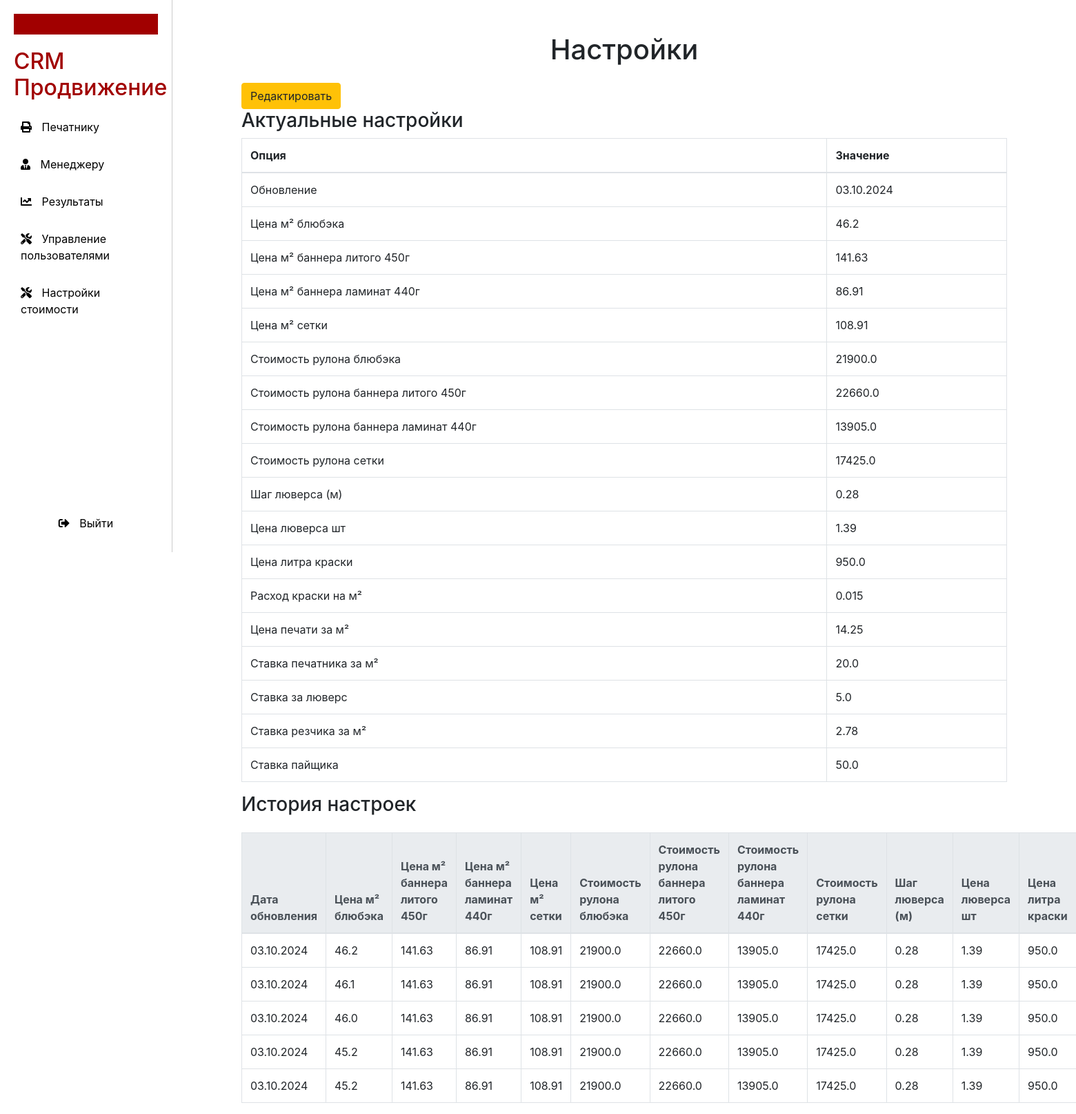
The app's page /settings (signed in), older data.
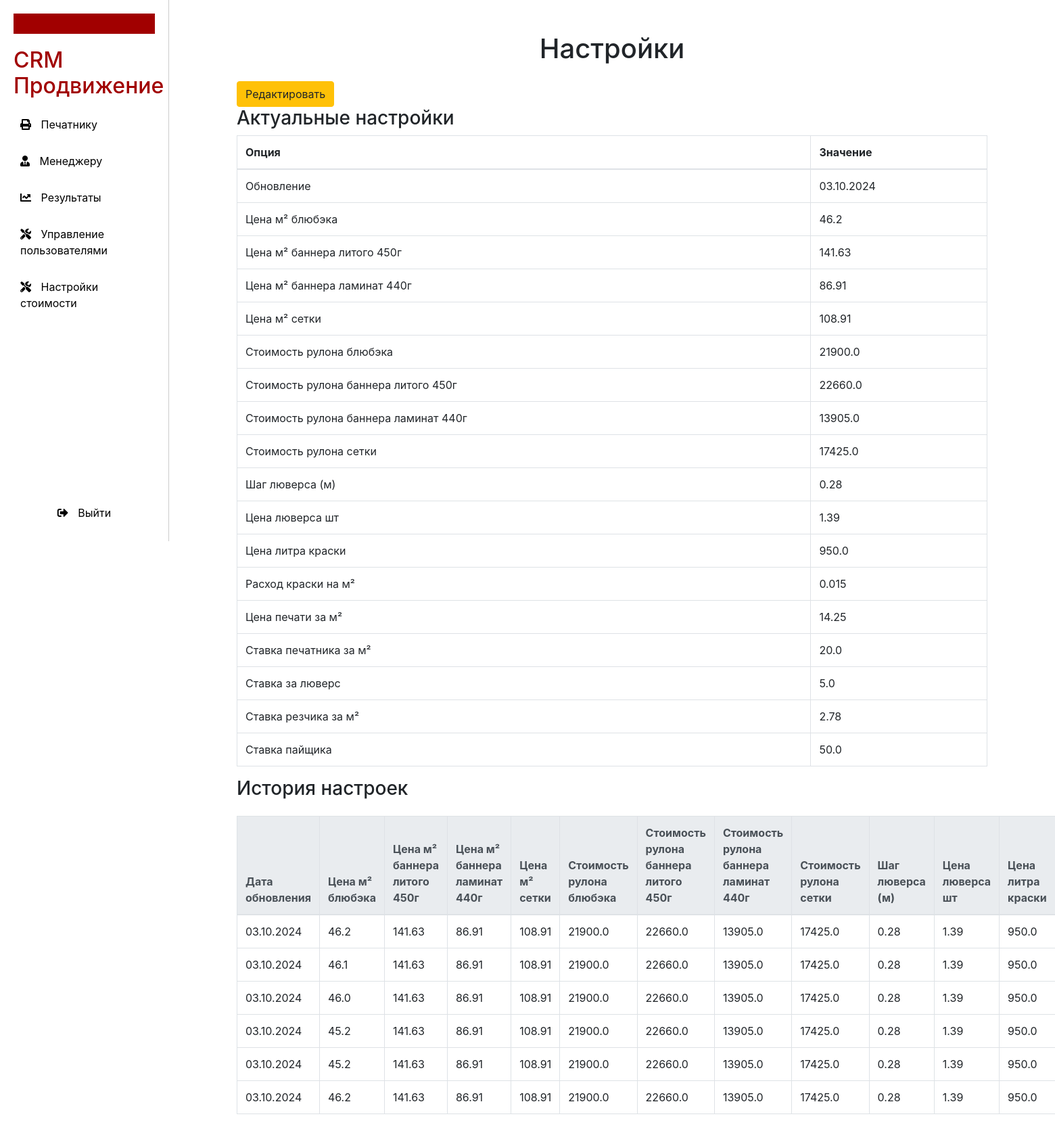
The same page, newer data.
### models.py (models this page shows)
class Settings(Base):
    __tablename__ = 'settings'
    id = Column(Integer, primary_key=True)
    updated_at = Column(Date, nullable=False)
    blueback_price_m2 = Column(Float)  # Цена м² блюбэка
    banner_molded_price_m2 = Column(Float)  # Цена м² баннера литого 450г
    banner_laminated_price_m2 = Column(Float)  # Цена м² баннера ламинат 440г
    mesh_price_m2 = Column(Float)  # Цена м² сетки
    blueback_price_roll = Column(Float)  # Стоимость рулона блюбэка
    banner_molded_price_roll = Column(Float)  # Стоимость рулона баннера литого 450г
    banner_laminated_price_roll = Column(Float)  # Стоимость рулона баннера ламинат 440г
    mesh_price_roll = Column(Float)  # Стоимость рулона сетки
    eyelet_step = Column(Float)  # Шаг люверса (м)
    eyelet_price = Column(Float)  # Цена люверсач
    paint_price_liter = Column(Float)  # Цена литра краски
    paint_consumption_m2 = Column(Float)  # Расход краски на м²
    print_price_m2 = Column(Float)  # Цена печати за м²
    printer_rate_m2 = Column(Float)  # Ставка печатника за м²
    eyelet_rate = Column(Float)  # Ставка за люверс
    cutter_rate_m2 = Column(Float)  # Ставка резчика за м²
    payer_rate = Column(Float)  # Ставка пайщика

### main.py (the view)
@app.get("/settings", response_class=HTMLResponse)
async def read_settings(request: Request, current_user: User = Depends(get_current_user), db: Session = Depends(get_db)):
    check_role_access(current_user, {Role.superuser, Role.admin})
    settings = db.query(Settings).order_by(Settings.id.desc()).all()
    if not settings:
        default_settings = Settings(
            updated_at=date.today(),  # Используем текущую дату
            blueback_price_m2=46.20,
            banner_molded_price_m2=141.63,
            banner_laminated_price_m2=86.91,
            mesh_price_m2=108.91,
            blueback_price_roll=21900,
            banner_molded_price_roll=22660,
            banner_laminated_price_roll=13905,
            mesh_price_roll=17425,
            eyelet_step=0.28,
            eyelet_price=1.39,
            paint_price_liter=950,
            paint_consumption_m2=0.015,
            print_price_m2=14.25,
            printer_rate_m2=20,
            eyelet_rate=5,
            cutter_rate_m2=2.78,
            payer_rate=50,
        )
        db.add(default_settings)
        db.commit()
    settings = db.query(Settings).all()
    actual_settings = settings[0]
    return templates.TemplateResponse("settings.html",
                                      {"request": request,
                                       "user": current_user,
                                       "role": current_user.role.value,
                                       "settings": settings,
                                       "actual_settings": actual_settings
                                       })

### templates/settings.html (shortened to what this page needs)
{% extends "layout.html" %}
{% block settings %}
<div class="container mt-5">
    <h1 class="text-center">Настройки</h1>
    <button class="btn btn-warning mt-3" data-toggle="modal" data-target="#editSettingsModal">
        Редактировать
    </button>
    <h3>Актуальные настройки</h3>
    <table class="table table-bordered">
        <thead>
        <tr>
            <th>Опция</th>
            <th>Значение</th>
        </tr>
        </thead>
        <tbody>
        <tr>
            <td>Обновление</td>
            <td>{{ actual_settings.updated_at.strftime("%d.%m.%Y") }}</td>
        </tr>
        <tr>
            <td>Цена м² блюбэка</td>
            <td>{{ actual_settings.blueback_price_m2 }}</td>
        </tr>
        <tr>
            <td>Цена м² баннера литого 450г</td>
            <td>{{ actual_settings.banner_molded_price_m2 }}</td>
        </tr>
        <tr>
            <td>Цена м² баннера ламинат 440г</td>
            <td>{{ actual_settings.banner_laminated_price_m2 }}</td>
        </tr>
        <tr>
            <td>Цена м² сетки</td>
            <td>{{ actual_settings.mesh_price_m2 }}</td>
        </tr>
        <tr>
            <td>Стоимость рулона блюбэка</td>
            <td>{{ actual_settings.blueback_price_roll }}</td>
        </tr>
        <tr>
            <td>Стоимость рулона баннера литого 450г</td>
            <td>{{ actual_settings.banner_molded_price_roll }}</td>
        </tr>
        <tr>
            <td>Стоимость рулона баннера ламинат 440г</td>
            <td>{{ actual_settings.banner_laminated_price_roll }}</td>
        </tr>
        <tr>
            <td>Стоимость рулона сетки</td>
            <td>{{ actual_settings.mesh_price_roll }}</td>
        </tr>
        <tr>
            <td>Шаг люверса (м)</td>
            <td>{{ actual_settings.eyelet_step }}</td>
        </tr>
        <tr>
            <td>Цена люверса шт</td>
            <td>{{ actual_settings.eyelet_price }}</td>
        </tr>
        <tr>
            <td>Цена литра краски</td>
            <td>{{ actual_settings.paint_price_liter }}</td>
        </tr>
        <tr>
            <td>Расход краски на м²</td>
            <td>{{ actual_settings.paint_consumption_m2 }}</td>
        </tr>
        <tr>
            <td>Цена печати за м²</td>
            <td>{{ actual_settings.print_price_m2 }}</td>
        </tr>
        <tr>
            <td>Ставка печатника за м²</td>
            <td>{{ actual_settings.printer_rate_m2 }}</td>
        </tr>
        <tr>
            <td>Ставка за люверс</td>
            <td>{{ actual_settings.eyelet_rate }}</td>
        </tr>
        <tr>
            <td>Ставка резчика за м²</td>
            <td>{{ actual_settings.cutter_rate_m2 }}</td>
        </tr>
        <tr>
            <td>Ставка пайщика</td>
            <td>{{ actual_settings.payer_rate }}</td>
        </tr>
        </tbody>
    </table>
    <h3>История настроек</h3>
    <table class="table table-bordered mt-4">
        <thead class="thead-light">
        <tr>
            <th>Дата обновления</th>
            <th>Цена м² блюбэка</th>
            <th>Цена м² баннера литого 450г</th>
            <th>Цена м² баннера ламинат 440г</th>
            <th>Цена м² сетки</th>
            <th>Стоимость рулона блюбэка</th>
            <th>Стоимость рулона баннера литого 450г</th>
            <th>Стоимость рулона баннера ламинат 440г</th>
            <th>Стоимость рулона сетки</th>
            <th>Шаг люверса (м)</th>
            <th>Цена люверса шт</th>
            <th>Цена литра краски</th>
        </tr>
        </thead>
        <tbody>
        {% for setting in settings %}
        <tr>
            <td>{{ setting.updated_at.strftime("%d.%m.%Y") }}</td>
            <td>{{ setting.blueback_price_m2 }}</td>
            <td>{{ setting.banner_molded_price_m2 }}</td>
            <td>{{ setting.banner_laminated_price_m2 }}</td>
            <td>{{ setting.mesh_price_m2 }}</td>
            <td>{{ setting.blueback_price_roll }}</td>
            <td>{{ setting.banner_molded_price_roll }}</td>
            <td>{{ setting.banner_laminated_price_roll }}</td>
            <td>{{ setting.mesh_price_roll }}</td>
            <td>{{ setting.eyelet_step }}</td>
            <td>{{ setting.eyelet_price }}</td>
            <td>{{ setting.paint_price_liter }}</td>
        </tr>
        {% endfor %}
        </tbody>
    </table>
</div>
{% endblock %}

### templates/layout.html (shortened to what this page needs)
<!DOCTYPE html>
<html lang="ru">
<head>
    <link href="https://stackpath.bootstrapcdn.com/bootstrap/4.5.2/css/bootstrap.min.css" rel="stylesheet">
    <link rel="stylesheet" href="https://cdnjs.cloudflare.com/ajax/libs/font-awesome/5.15.4/css/all.min.css">
</head>
<body>
{% include 'sidebar.html' %}
{% block settings %}
{% endblock %}
</body>
</html>

### templates/sidebar.html (shortened to what this page needs)
<div class="sidebar">
    <div class="top-strip"></div>
    <h2>CRM Продвижение</h2>
    <ul class="nav flex-column" style="flex-grow: 1; list-style-type: none; padding: 0;">
        {% if role == 'Печатник' %}
        <li class="nav-item">
            <a class="nav-link" href="/printer">
                <i class="fas fa-print"></i> Печатнику
            </a>
        </li>
        {% elif role == 'Менеджер' %}
        <li class="nav-item">
            <a class="nav-link" href="/manager">
                <i class="fas fa-user-tie"></i> Менеджеру
            </a>
        </li>
        {% elif role == 'Администратор' or role == 'Суперпользователь' %}
        <li class="nav-item">
            <a class="nav-link" href="/printer">
                <i class="fas fa-print"></i> Печатнику
            </a>
        </li>
        <li class="nav-item">
            <a class="nav-link" href="/manager">
                <i class="fas fa-user-tie"></i> Менеджеру
            </a>
        </li>
        <li class="nav-item">
            <a class="nav-link" href="/results">
                <i class="fas fa-chart-line"></i> Результаты
            </a>
        </li>
        <li class="nav-item">
            <a class="nav-link" href="/admin">
                <i class="fas fa-tools"></i> Управление пользователями
            </a>
        </li>
        <li class="nav-item">
            <a class="nav-link" href="/settings">
                <i class="fas fa-tools"></i> Настройки стоимости
            </a>
        </li>
        {% endif %}
    </ul>
    <form action="/logout" method="post" style="display: inline;">
        <button type="submit" class="nav-link exit-link" style="border: none; background: none; cursor: pointer;">
            <i class="fas fa-sign-out-alt"></i> Выйти
        </button>
    </form>
</div>

### templates/layout.html (style rules this page uses)
body { display: flex; min-height: 100vh; margin: 0; }
.sidebar { background-color: #000; color: white; height: 100vh; padding: 20px; }
.nav-link { color: white; }
.nav-link i { margin-right: 10px; }

### templates/sidebar.html (style rules this page uses)
.sidebar { background-color: #ffffff; padding: 20px; height: 100vh; color: #000; width: 250px; display: flex; flex-direction: column; border-right: 1px solid #ccc; }
.top-strip { background-color: #a10000; height: 30px; width: 100%; margin-bottom: 20px; }
h2 { color: #a10000; margin: 0 0 15px; }
.nav { flex-grow: 1; overflow-y: auto; padding: 0; margin: 0; list-style-type: none; }
.nav-link { color: #000; text-decoration: none; display: inline-block; width: 100%; padding: 10px; }
.nav-item { margin-bottom: 10px; }
.exit-link { background-color: #c30000; text-align: center; margin-top: auto; }

Row changes from the older to the newer data that the page shows:
added Settings: updated_at "03.10.2024", blueback_price_m2 "46.2", banner_molded_price_m2 "141.63", banner_laminated_price_m2 "86.91", mesh_price_m2 "108.91", blueback_price_roll "21900.0", banner_molded_price_roll "22660.0", banner_laminated_price_roll "13905.0", mesh_price_roll "17425.0", eyelet_step "0.28", eyelet_price "1.39", paint_price_liter "950.0"
